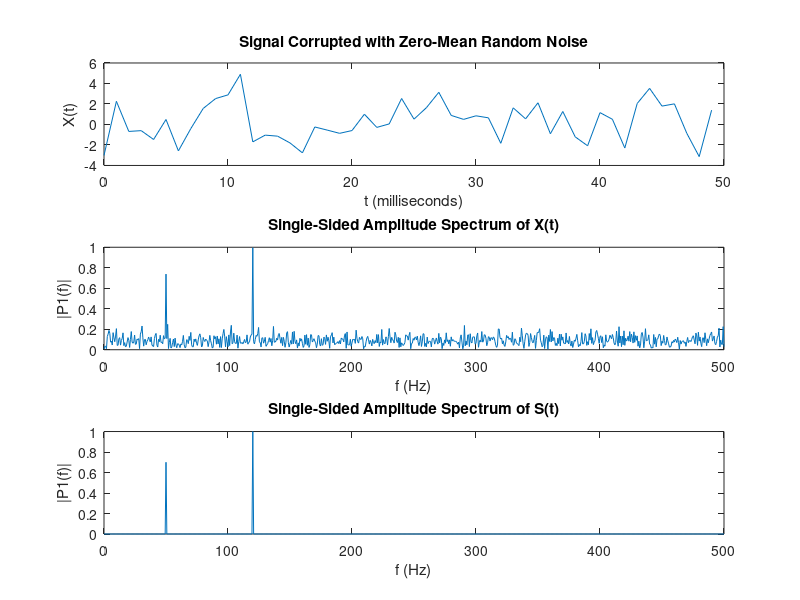

Here is the MATLAB script that generated this plot: (Note: this script raises an error after producing the figure.)
%% Official fft demo
%--------------------------------------------------->parameters 
clear;
clc;
Fs = 1000;            % Sampling frequency                    
T = 1/Fs;             % Sampling period       
L = 1500;             % Length of signal
t = (0:L-1)*T;        % Time vector

%--------------------------------------------------->generate source
S = 0.7*sin(2*pi*50*t) + sin(2*pi*120*t);
X = S + 2*randn(size(t));
subplot(3,1,1)
plot(1000*t(1:50),X(1:50))
title("Signal Corrupted with Zero-Mean Random Noise")
xlabel("t (milliseconds)")
ylabel("X(t)")

%--------------------------------------------------->fft
Y = fft(X);
P2 = abs(Y/L);
%make amplitude adjustment
P1 = P2(1:L/2+1);
P1(2:end-1) = 2*P1(2:end-1);

f = Fs*(0:(L/2))/L;
subplot(3,1,2)
plot(f,P1) 
title("Single-Sided Amplitude Spectrum of X(t)")
xlabel("f (Hz)")
ylabel("|P1(f)|")

%--------------------------------------------------->spectrum of original
%signal
Y = fft(S);
P2 = abs(Y/L);
P1 = P2(1:L/2+1);
P1(2:end-1) = 2*P1(2:end-1);

subplot(3,1,3)
plot(f,P1)
title("Single-Sided Amplitude Spectrum of S(t)")
xlabel("f (Hz)")
ylabel("|P1(f)|")

%% testing of my version
Y2 = my_dft(S.');
P2 = abs(Y/L);
P1 = P2(1:L/2+1);
P1(2:end-1) = 2*P1(2:end-1);

figure(2)
plot(f,P1)
title("my dft : Single-Sided Amplitude Spectrum of S(t)")
xlabel("f (Hz)")
ylabel("|P1(f)|")